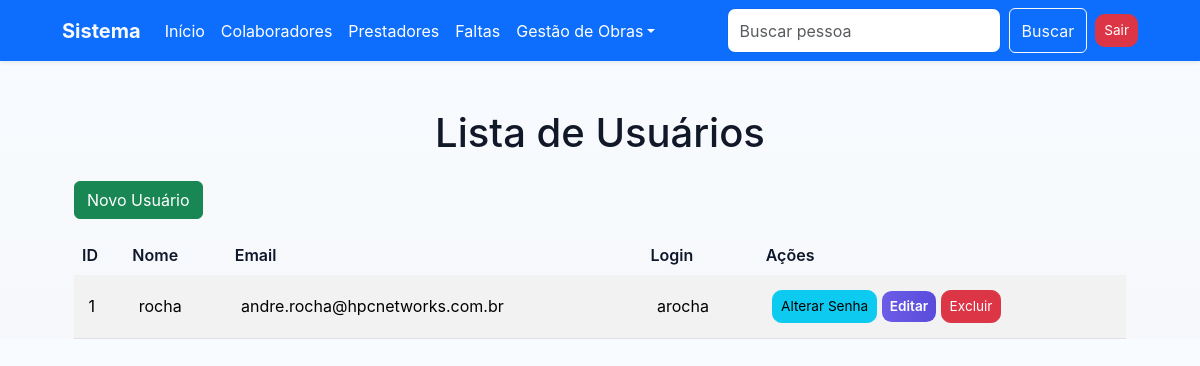
Before: /usuarios/ (signed in) with the older database file.
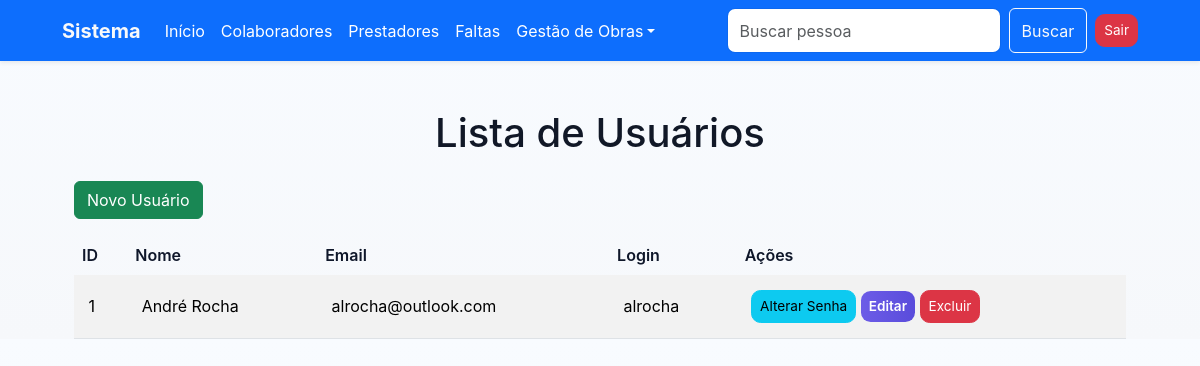
After: the same page with the newer database file.
### usuario/models.py (models this page shows, shortened)
class Base(models.Model):
    criado_em = models.DateTimeField(auto_now_add=True)
    atualizado_em = models.DateTimeField(auto_now=True)
    ativo = models.BooleanField(default=True)
    class Meta:
        abstract = True
        ordering = ['-criado_em']

class Usuario(Base):
    nome = models.CharField(max_length=255)
    email = models.EmailField(unique=True)
    login = models.CharField(max_length=255, unique=True, default='')
    senha = models.CharField(max_length=255)
    class Meta:
        verbose_name = 'Usuário'
        verbose_name_plural = 'Usuários'

### usuario/views.py (the view)
# urls.py: path('', UsuarioListView.as_view(), name='usuario_list'),
class UsuarioListView(LoginRequiredMixin, ListView):
    model = Usuario
    template_name = 'usuario_list.html'
    context_object_name = 'usuarios'

### usuario/views.py (called while the page is built)
    def dispatch(self, request, *args, **kwargs):
        if not request.session.get('logado'):
            messages.error(
                request, 'Acesso negado. Por favor, realize o login.')
            return redirect('usuario_login')
        return super().dispatch(request, *args, **kwargs)

### usuario/templates/usuario_list.html (shortened to what this page needs)
{% extends 'base.html' %}
{% block content %}
<div class="container mt-5">
    <h1 class="text-center mb-4">Lista de Usuários</h1>
    <a href="{% url 'usuario_create' %}" class="btn btn-success mb-3">Novo Usuário</a>
    <div class="table-responsive">
        <table class="table table-striped table-hover">
            <thead class="thead-dark">
                <tr>
                    <th>ID</th>
                    <th>Nome</th>
                    <th>Email</th>
                    <th>Login</th>
                    <th>Ações</th>
                </tr>
            </thead>
            <tbody>
                {% for usuario in usuarios %}
                <tr>
                    <td>{{ usuario.id }}</td>
                    <td>{{ usuario.nome }}</td>
                    <td>{{ usuario.email }}</td>
                    <td>{{ usuario.login }}</td>
                    <td>
                        <a href="{% url 'usuario_update_senha' usuario.pk %}" class="btn btn-sm btn-info">Alterar Senha</a>
                        <a href="{% url 'usuario_update' usuario.pk %}" class="btn btn-sm btn-primary">Editar</a>
                        <a href="{% url 'usuario_delete' usuario.pk %}" class="btn btn-sm btn-danger">Excluir</a>
                    </td>
                </tr>
                {% endfor %}
            </tbody>
        </table>
    </div>
</div>
{% endblock %}

Changed rows visible on the page:
changed Usuario id 1: nome "rocha" → "André Rocha"; email "andre.rocha@hpcnetworks.com.br" → "alrocha@outlook.com"; login "arocha" → "alrocha"
